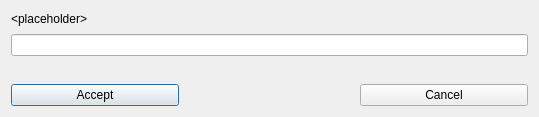
<?xml version="1.0" encoding="UTF-8"?>
<ui version="4.0">
 <class>TextPromptDialog</class>
 <widget class="QDialog" name="TextPromptDialog">
  <property name="geometry">
   <rect>
    <x>0</x>
    <y>0</y>
    <width>539</width>
    <height>117</height>
   </rect>
  </property>
  <property name="windowTitle">
   <string>Import permalink</string>
  </property>
  <layout class="QGridLayout" name="gridLayout">
   <item row="6" column="0">
    <widget class="QPushButton" name="accept_button">
     <property name="text">
      <string>Accept</string>
     </property>
    </widget>
   </item>
   <item row="4" column="0" colspan="3">
    <widget class="QLineEdit" name="prompt_edit"/>
   </item>
   <item row="6" column="2">
    <widget class="QPushButton" name="cancel_button">
     <property name="text">
      <string>Cancel</string>
     </property>
    </widget>
   </item>
   <item row="5" column="0" colspan="3">
    <widget class="QLabel" name="error_label">
     <property name="text">
      <string/>
     </property>
     <property name="wordWrap">
      <bool>true</bool>
     </property>
    </widget>
   </item>
   <item row="1" column="0" colspan="3">
    <widget class="QLabel" name="description_label">
     <property name="text">
      <string>&lt;html&gt;&lt;head/&gt;&lt;body&gt;&lt;p&gt;&amp;lt;placeholder&amp;gt;&lt;/p&gt;&lt;/body&gt;&lt;/html&gt;</string>
     </property>
    </widget>
   </item>
  </layout>
 </widget>
 <layoutdefault spacing="6" margin="11"/>
 <resources/>
 <connections/>
</ui>
